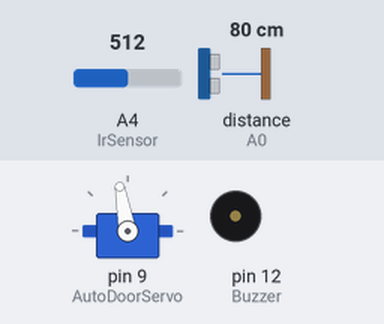
Bench run of a sketch on a simulated Arduino Uno, built with avr-gcc and run on an emulated ATmega328P. On the bench: servo, buzzer (waves = sounding, pin HIGH). Wiring (inferred from the names in the program): ultrasonic range finder: trigger A2; echo A0. Inputs (shaded band) come from the test bench; at power-on: distance to the obstacle (sensor on A0) 80 cm, A4 (IrSensor) = 512. The echo pulse lasts 58.3 µs per cm; pins used as bus, display or sensor lines are not drawn.

Above: at 1.2 s.
1.3 s: distance to the obstacle (sensor on A0) set to 19 cm
2.8 s: distance to the obstacle (sensor on A0) set to 15 cm
At 3.9 s:
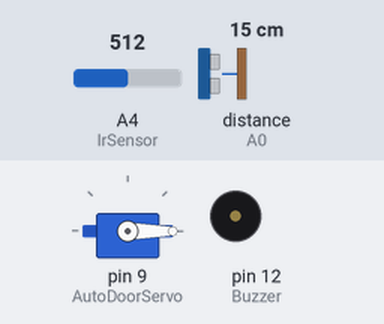
4.3 s: A4 (IrSensor) set to 210
6.0 s: A4 (IrSensor) set to 191
At 8.0 s:
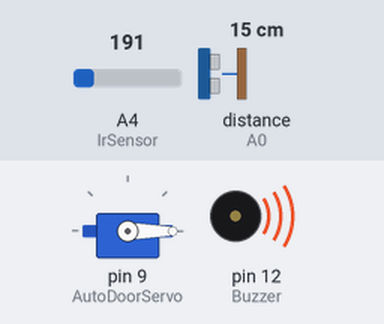
8.3 s: distance to the obstacle (sensor on A0) set to 18 cm
At 9.8 s:
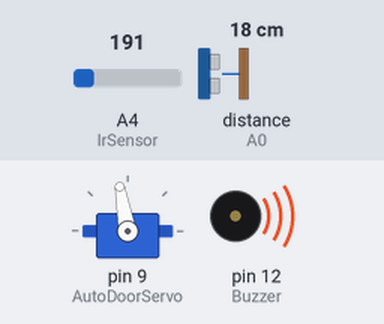
10.3 s: distance to the obstacle (sensor on A0) set to 2 cm
At 11.9 s:
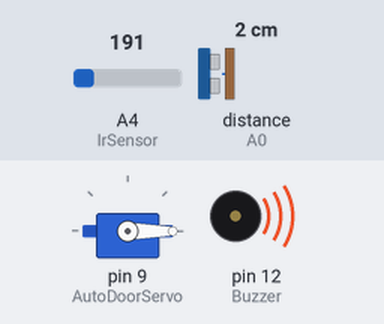
Timing chart, 0 to 13.3 s (numbered marks = the images above; inputs shaded):
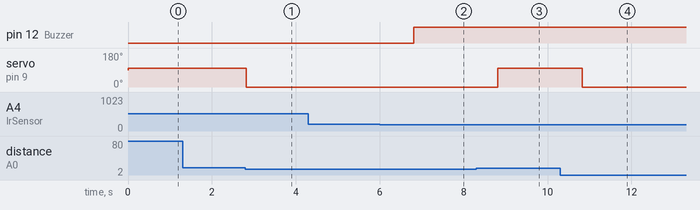

Measured:
- the behaviour switches between 17 and 16 cm on distance to the obstacle (sensor on A0) (found by bisection; images 0 and 1)
- the behaviour switches between 201 and 200 on A4 (IrSensor) (found by bisection; images 1 and 2)
- after the input at 1.3 s, every drawn part: stays the same
- after the input at 2.8 s, servo on pin 9 (AutoDoorServo): 100° → 0° at once
- after the input at 4.3 s, every drawn part: stays the same
- after the input at 6.0 s, pin 12 (Buzzer): LOW → HIGH after 0.82 s
- after the input at 8.3 s, servo on pin 9 (AutoDoorServo): 0° → 100° after 0.52 s
- after the input at 10.3 s, servo on pin 9 (AutoDoorServo): 100° → 0° after 0.53 s

The sketch:

UltraSonic_AutoDoor_lock_With_Fire_Sensor.ino
```cpp
#include <Servo.h>
Servo AutoDoorServo;


int trigPinA =A2;
int echoPinA =A0; //Should Be analog
int distanceA;
long durationA;

int Buzzer = 12;

int IrSensor = A4;
int IrState = 0;

void setup(){
 pinMode(trigPinA,OUTPUT);
 pinMode(echoPinA,INPUT);
 pinMode(Buzzer, OUTPUT);

 AutoDoorServo.attach(9);
 Serial.begin(9600);

}


void loop() {

digitalWrite(trigPinA,LOW);
delayMicroseconds(2);
digitalWrite(trigPinA,HIGH);
delayMicroseconds(10);
digitalWrite(trigPinA,LOW);
durationA=pulseIn(echoPinA,HIGH);
distanceA = durationA*0.034/2;


if(distanceA <= 15){
  AutoDoorServo.write(0);
  delay(2000);
}

else{
  AutoDoorServo.write(100);
  delay(15);
}


IrState = analogRead(IrSensor);
if(IrState <= 200){
  digitalWrite(Buzzer, HIGH);
  delay(2000);
}


else if(IrState > 200){
  digitalWrite(Buzzer, LOW);
}


//Serial.println(distanceA);
//Serial.println(IrState);
}
```
